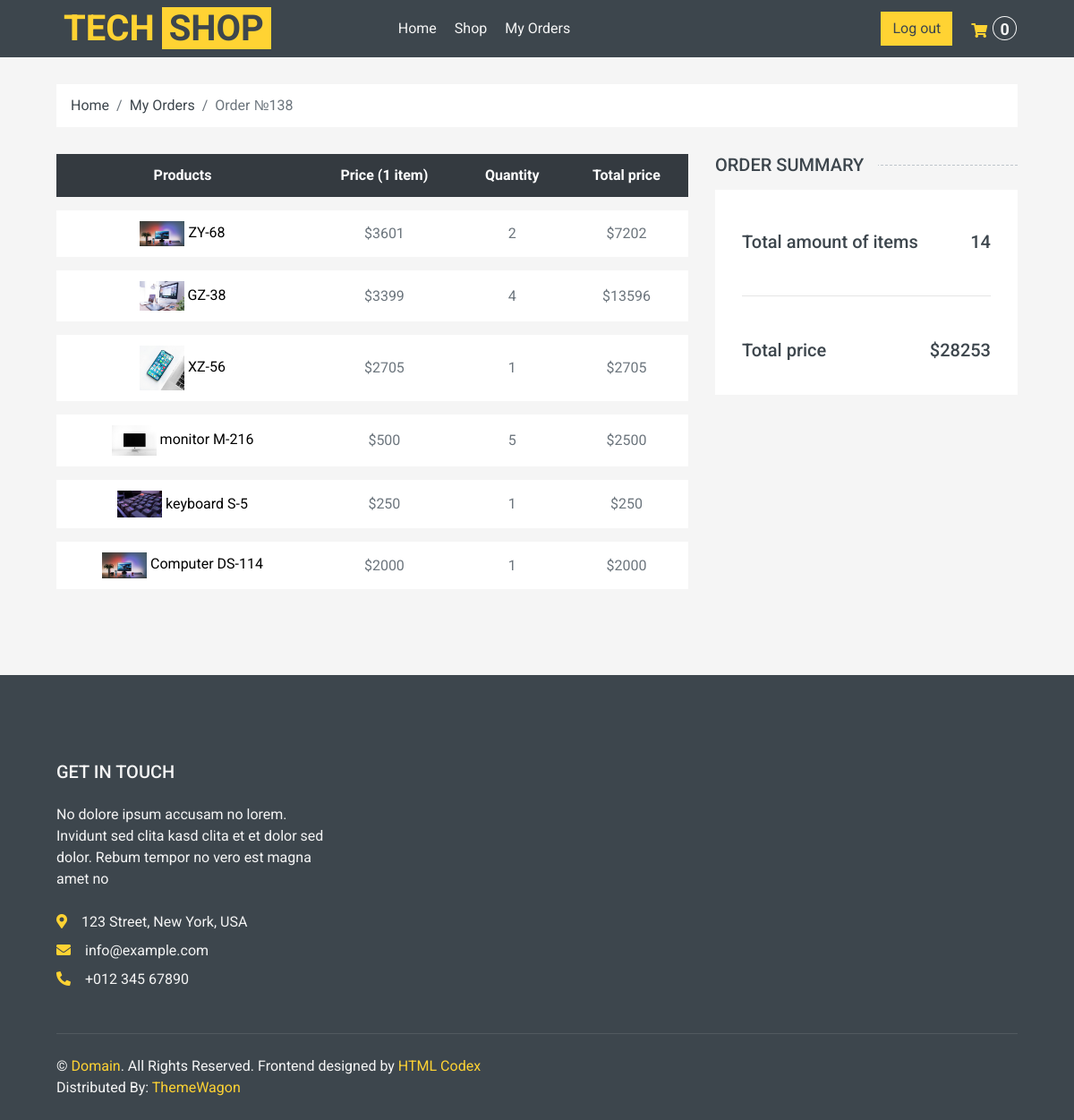
Page /order_detail/138 (signed in) on the committed database.
### shop/models.py (models this page shows, shortened)
class Order(models.Model):
    STATUS = (
        ("Pending", "Pending"),
        ("Ready", "Ready"),
        ("Delivered", "Delivered"),
        ("Cart", "Cart"),
    )
    date_created = models.DateTimeField(null=True)
    products = models.ManyToManyField("Product")
    customer = models.ForeignKey(User, blank=True, null=True, on_delete=models.SET_NULL)
    status = models.CharField(choices=STATUS, default="Pending", max_length=255)
    date_added = models.DateTimeField(auto_now_add=True, null=True)
    session_key = models.CharField(max_length=36, default="")
    pickup_name = models.CharField(max_length=200, null=True, blank=True)
    pickup_phone = models.CharField(max_length=50, null=True, blank=True)
    pickup_lng = models.FloatField(null=True, blank=True)
    pickup_lat = models.FloatField(null=True, blank=True)
    customer_name = models.CharField(max_length=150, null=True, blank=True)
    customer_phone = models.CharField(max_length=20, null=True, blank=True)
    customer_email = models.EmailField(null=True, blank=True)
    @property
    def total_order_price(self):
        return sum(
            item.total_item_price
            for item in self.orderitem_set.select_related("product").all()
        )
    @property
    def order_total_quantity(self):
        return sum(item.quantity or 0 for item in self.orderitem_set.all())

class OrderItem(models.Model):
    order = models.ForeignKey("Order", on_delete=models.CASCADE)
    product = models.ForeignKey(
        "Product", null=True, blank=True, on_delete=models.CASCADE
    )
    quantity = models.IntegerField(null=True, blank=True, default=0)
    date_added = models.DateTimeField(auto_now=True, null=True, blank=True)
    @property
    def total_item_price(self):
        if self.product is None:
            return 0
        return (self.product.price or 0) * (self.quantity or 0)

class Product(models.Model):
    CATEGORY = (
        ("Tech", "Tech"),
        ("New", "New"),
        ("Popular", "Popular"),
    )
    default_description = """
    Eos no lorem eirmod diam diam, eos elitr et gubergren diam sea. Consetetur vero aliquyam invidunt duo dolores et duo sit. Vero diam ea vero et dolore rebum, dolor rebum eirmod consetetur invidunt sed sed et, lorem duo et eos elitr, sadipscing kasd ipsum rebum diam. Dolore diam stet rebum sed tempor kasd eirmod. Takimata kasd ipsum accusam sadipscing, eos dolores sit no ut diam consetetur duo justo est, sit sanctus diam tempor aliquyam eirmod nonumy rebum dolor accusam, ipsum kasd eos consetetur at sit rebum, diam kasd invidunt tempor lorem, ipsum lorem elitr sanctus eirmod takimata dolor ea invidunt.

    Dolore magna est eirmod sanctus dolor, amet diam et eirmod et ipsum. Amet dolore tempor consetetur sed lorem dolor sit lorem tempor. Gubergren amet amet labore sadipscing clita clita diam clita. Sea amet et sed ipsum lorem elitr et, amet et labore voluptua sit rebum. Ea erat sed et diam takimata sed justo. Magna takimata justo et amet magna et.
    """
    name = models.CharField(verbose_name="название продукта", max_length=100)
    price = models.IntegerField(null=True, blank=True)
    description = models.TextField(default=default_description, blank=True)
    rating = models.IntegerField(null=True, blank=True)
    pic = models.ImageField(
        upload_to="shop/%Y/%m", null=True, blank=True, default="default_picture.png"
    )
    added_at = models.DateTimeField(
        verbose_name="Data of appearance", auto_now_add=True, null=True
    )
    category = models.CharField(max_length=100, choices=CATEGORY)
    slug = models.SlugField(blank=True, null=True, unique=True)

### shop/views.py (the view)
# urls.py: path("order_detail/<int:order_id>", order_detail, name="order_detail"),
@login_required(login_url="/login_view")
def order_detail(request, order_id):
    order = get_object_or_404(Order, pk=order_id, customer=request.user)
    order_items = OrderItem.objects.filter(order=order).select_related("product")
    ctx = {
        "order": order,
        "order_items": order_items,
    }
    return render(request, "orders/order_detail.html", ctx)

### shop/context_processors.py (called while the page is built)
def get_cart_total(request):
    cart = get_cart(request, create=False)
    return {"crt_total_quantity": cart.order_total_quantity if cart else 0}

### shop/utils.py (called while the page is built)
def get_cart(request, *, create=True):
    if request.user.is_authenticated:
        cart_query = Order.objects.filter(customer=request.user, status="Cart")
    else:
        return get_visitor_cart(request, create=create)
    cart = cart_query.order_by("pk").first()
    if cart is None and create:
        cart = Order.objects.create(customer=request.user, status="Cart")
    return cart

### templates/orders/order_detail.html (shortened to what this page needs)
{%extends "main.html"%}
{%load static%}
{% block extra_head %}
<link rel="stylesheet" href="{% static 'maplibre/maplibre-gl.css' %}" />
{% endblock %}
{%block cart%}
    <div class="container-fluid">
        <div class="row px-xl-5">
            <div class="col-12">
                <nav class="breadcrumb bg-light mb-30">
                    <a class="breadcrumb-item text-dark" href="{%url 'index'%}">Home</a>
                    <a class="breadcrumb-item text-dark" href="{%url 'my_orders'%}">My Orders</a>
                    <span class="breadcrumb-item active">Order №{{order.id}}</span>
                </nav>
            </div>
        </div>
    </div>
    <div class="container-fluid">
        <div class="row px-xl-5">
            <div class="col-lg-8 table-responsive mb-5">
                <table class="table table-light table-borderless table-hover text-center mb-0">
                    <thead class="thead-dark">
                        <tr>
                            <th>Products</th>
                            <th>Price (1 item)</th>
                            <th>Quantity</th>
                            <th>Total price</th>
                        </tr>
                    </thead>
                    <tbody class="align-middle">
                        {% for item in order_items%}
                        <tr data-product_id_item ={{item.product.id}} >
                            <td class="align-middle">
                              <img src="{{item.product.pic.url}}" alt="" style="width: 50px;">
                               <a href="{%url 'detail' item.product.slug %}" style = "color:black;">{{item.product.name}}</a>
                            </td>
                            <td class="align-middle">${{item.product.price}} </td>
                            <td class="align-middle" data-product_id_price ={{item.product.id}} >{{item.quantity}}</td>
                            <td class="align-middle" data-product_id_price ={{item.product.id}} >${{item.total_item_price}}</td>
                        </tr>
                        {% endfor %}
                    </tbody>
                </table>
            </div>
            <div class="col-lg-4">
                <h5 class="section-title position-relative text-uppercase mb-3"><span class="bg-secondary pr-3">Order Summary</span></h5>
                <div class="bg-light p-30 mb-5">
                    <div class="pt-2">
                        <div class="d-flex justify-content-between mt-2">
                            <h5>Total amount of items</h5>
                            <h5 class = "crt_total_price">{{order.order_total_quantity}}</h5>
                        </div>
                        <br>
                        <hr>
                        <br>
                        <div class="d-flex justify-content-between mt-2">
                            <h5>Total price</h5>
                            <h5 class = "crt_total_price">${{order.total_order_price}}</h5>
                        </div>
                    </div>
                </div>
            </div>
        </div>
    </div>
{%endblock%}

### rows in the picture
Order: id "138", order_total_quantity "14", total_order_price "28253"
OrderItem: product.pic (picture), product.name "ZY-68", product.price "3601", quantity "2", total_item_price "7202"
OrderItem: product.pic (picture), product.name "GZ-38", product.price "3399", quantity "4", total_item_price "13596"
OrderItem: product.pic (picture), product.name "XZ-56", product.price "2705", quantity "1", total_item_price "2705"
OrderItem: product.pic (picture), product.name "monitor M-216", product.price "500", quantity "5", total_item_price "2500"
OrderItem: product.pic (picture), product.name "keyboard S-5", product.price "250", quantity "1", total_item_price "250"
OrderItem: product.pic (picture), product.name "Computer DS-114", product.price "2000", quantity "1", total_item_price "2000"

### other values in the picture
{{ crt_total_quantity }} "0"
